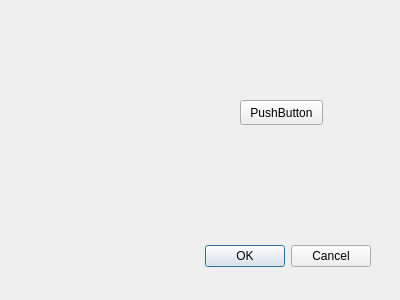
<?xml version="1.0" encoding="UTF-8"?>
<ui version="4.0">
 <class>FontDialog</class>
 <widget class="QDialog" name="FontDialog">
  <property name="geometry">
   <rect>
    <x>0</x>
    <y>0</y>
    <width>400</width>
    <height>300</height>
   </rect>
  </property>
  <property name="windowTitle">
   <string>Dialog</string>
  </property>
  <widget class="QDialogButtonBox" name="buttonBox">
   <property name="geometry">
    <rect>
     <x>30</x>
     <y>240</y>
     <width>341</width>
     <height>32</height>
    </rect>
   </property>
   <property name="orientation">
    <enum>Qt::Horizontal</enum>
   </property>
   <property name="standardButtons">
    <set>QDialogButtonBox::Cancel|QDialogButtonBox::Ok</set>
   </property>
  </widget>
  <widget class="QPushButton" name="pushButton">
   <property name="geometry">
    <rect>
     <x>240</x>
     <y>100</y>
     <width>83</width>
     <height>25</height>
    </rect>
   </property>
   <property name="text">
    <string>PushButton</string>
   </property>
  </widget>
 </widget>
 <resources/>
 <connections>
  <connection>
   <sender>buttonBox</sender>
   <signal>accepted()</signal>
   <receiver>FontDialog</receiver>
   <slot>accept()</slot>
   <hints>
    <hint type="sourcelabel">
     <x>248</x>
     <y>254</y>
    </hint>
    <hint type="destinationlabel">
     <x>157</x>
     <y>274</y>
    </hint>
   </hints>
  </connection>
  <connection>
   <sender>buttonBox</sender>
   <signal>rejected()</signal>
   <receiver>FontDialog</receiver>
   <slot>reject()</slot>
   <hints>
    <hint type="sourcelabel">
     <x>316</x>
     <y>260</y>
    </hint>
    <hint type="destinationlabel">
     <x>286</x>
     <y>274</y>
    </hint>
   </hints>
  </connection>
 </connections>
</ui>
